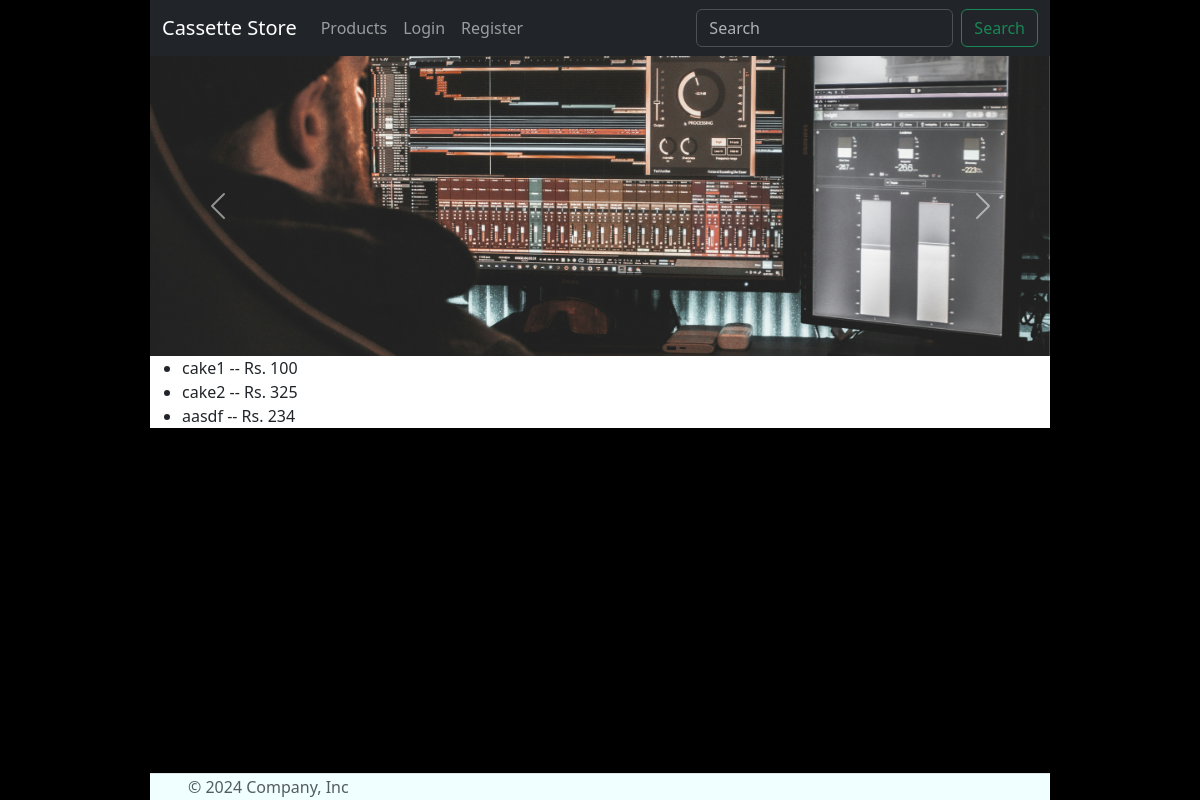
The page / on the database its author committed.
### myapp/models.py (models this page shows, shortened)
class Product(models.Model):
    name = models.CharField(max_length=100) # becomes varchar
    price = models.PositiveIntegerField() # becomes unsigned int
    description = models.TextField() # becomes long or medium text
    stock = models.PositiveIntegerField(default=1)
    created_at =  models.DateTimeField(auto_now_add=True) # stores the curdatetime() in a datetime field
    pic = models.ImageField(upload_to="products/", null = True)

### myapp/views.py (the view)
# urls.py: 2. Add a URL to urlpatterns:  path('', views.home, name='home')
def home(request):
    products = Product.objects.all() # collecting all the products
    context = {
        'prods' : products,
    }
    template = loader.get_template('home.html')
    return HttpResponse(template.render(context, request))

### myapp/templates/home.html (shortened to what this page needs)
{% extends 'base.html' %}
{% load static %}
{% block content %}
<section id="home-carousel">
  <div id="carouselExample" class="carousel slide">
    <div class="carousel-inner">
      <div class="carousel-item active">
        <img src="{% static 'images\carousel\img (1).jpg' %}" class="d-block w-100" alt="...">
      </div>
    </div>
    <button class="carousel-control-prev" type="button" data-bs-target="#carouselExample" data-bs-slide="prev">
      <span class="carousel-control-prev-icon" aria-hidden="true"></span>
    </button>
    <button class="carousel-control-next" type="button" data-bs-target="#carouselExample" data-bs-slide="next">
      <span class="carousel-control-next-icon" aria-hidden="true"></span>
    </button>
  </div>
</section>
<section id="products">
  <div>
    <ul>
      {% for p in prods %}
      <li>{{p.name}} -- Rs. {{p.price}}</li>
      {% endfor %}
    </ul>
  </div>
</section>
{% endblock %}

### static/css/style.css (style rules this page uses)
* { padding: 0; margin: 0; box-sizing: border-box; }
html { background-color: rgb(0, 0, 0); }

### rows shown on the page
Product: name "cake1", price "100"
Product: name "cake2", price "325"
Product: name "aasdf", price "234"
